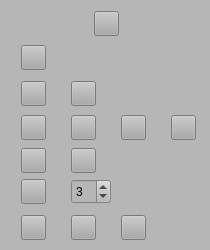
            <widget class="Widget" name="widReactorPreview_2" native="true">
             <property name="minimumSize">
              <size>
               <width>210</width>
               <height>250</height>
              </size>
             </property>
             <property name="maximumSize">
              <size>
               <width>210</width>
               <height>250</height>
              </size>
             </property>
             <property name="styleSheet">
              <string notr="true">background-color: rgb(182, 182, 182);</string>
             </property>
             <layout class="QVBoxLayout" name="verticalLayout_5">
              <item>
               <widget class="QWidget" name="widget_2" native="true">
                <property name="minimumSize">
                 <size>
                  <width>0</width>
                  <height>30</height>
                 </size>
                </property>
                <property name="maximumSize">
                 <size>
                  <width>16777215</width>
                  <height>30</height>
                 </size>
                </property>
                <property name="styleSheet">
                 <string notr="true"/>
                </property>
                <widget class="QPushButton" name="btnSelectObject">
                 <property name="geometry">
                  <rect>
                   <x>83</x>
                   <y>0</y>
                   <width>25</width>
                   <height>25</height>
                  </rect>
                 </property>
                 <property name="minimumSize">
                  <size>
                   <width>25</width>
                   <height>25</height>
                  </size>
                 </property>
                 <property name="maximumSize">
                  <size>
                   <width>25</width>
                   <height>25</height>
                  </size>
                 </property>
                 <property name="styleSheet">
                  <string notr="true">QPushButton{
	background-color: rgb(170, 170, 170);
	border-image: url(:/resource/select_object.png);
}

QPushButton:hover{
	background-color: rgb(150, 150, 150);
}

QPushButton:pressed{
	background-color: rgb(200, 200, 200);
}

QPushButton:checked{
	background-color: rgb(230, 230, 230);
}

QPushButton:disabled {
	background-color: rgb(100, 100, 100);
}</string>
                 </property>
                 <property name="text">
                  <string/>
                 </property>
                 <property name="checkable">
                  <bool>true</bool>
                 </property>
                 <property name="flat">
                  <bool>false</bool>
                 </property>
                </widget>
               </widget>
              </item>
              <item>
               <widget class="QWidget" name="widget_8" native="true">
                <property name="minimumSize">
                 <size>
                  <width>0</width>
                  <height>30</height>
                 </size>
                </property>
                <property name="maximumSize">
                 <size>
                  <width>16777215</width>
                  <height>30</height>
                 </size>
                </property>
                <widget class="QPushButton" name="btnLine">
                 <property name="geometry">
                  <rect>
                   <x>10</x>
                   <y>0</y>
                   <width>25</width>
                   <height>25</height>
                  </rect>
                 </property>
                 <property name="minimumSize">
                  <size>
                   <width>25</width>
                   <height>25</height>
                  </size>
                 </property>
                 <property name="maximumSize">
                  <size>
                   <width>25</width>
                   <height>25</height>
                  </size>
                 </property>
                 <property name="styleSheet">
                  <string notr="true">QPushButton{
	background-color: rgb(170, 170, 170);
	border-image: url(:/resource/line.png);
}

QPushButton:hover{
	background-color: rgb(170, 170, 170);
}

QPushButton:pressed{
	background-color: rgb(200, 200, 200);
}

QPushButton:checked{
	background-color: rgb(230, 230, 230);
}

QPushButton:disabled {
	background-color: rgb(100, 100, 100);
}</string>
                 </property>
                 <property name="text">
                  <string/>
                 </property>
                 <property name="icon">
                  <iconset resource="resource.qrc">
                   <normaloff>:/resource/line.png</normaloff>:/resource/line.png</iconset>
                 </property>
                 <property name="checkable">
                  <bool>true</bool>
                 </property>
                </widget>
               </widget>
              </item>
              <item>
               <widget class="QWidget" name="widget_7" native="true">
                <property name="minimumSize">
                 <size>
                  <width>0</width>
                  <height>30</height>
                 </size>
                </property>
                <property name="maximumSize">
                 <size>
                  <width>16777215</width>
                  <height>30</height>
                 </size>
                </property>
                <widget class="QPushButton" name="btnCornerToCornerReactangle">
                 <property name="geometry">
                  <rect>
                   <x>10</x>
                   <y>3</y>
                   <width>25</width>
                   <height>25</height>
                  </rect>
                 </property>
                 <property name="minimumSize">
                  <size>
                   <width>25</width>
                   <height>25</height>
                  </size>
                 </property>
                 <property name="maximumSize">
                  <size>
                   <width>25</width>
                   <height>25</height>
                  </size>
                 </property>
                 <property name="styleSheet">
                  <string notr="true">QPushButton{
	background-color: rgb(170, 170, 170);
	border-image: url(:/resource/corner_to_corner_reactangle.png);
}

QPushButton:hover{
	background-color: rgb(170, 170, 170);
}

QPushButton:pressed{
	background-color: rgb(200, 200, 200);
}

QPushButton:checked{
	background-color: rgb(230, 230, 230);
}

QPushButton:disabled {
	background-color: rgb(100, 100, 100);
}</string>
                 </property>
                 <property name="text">
                  <string/>
                 </property>
                 <property name="checkable">
                  <bool>true</bool>
                 </property>
                </widget>
                <widget class="QPushButton" name="btnCenterToCornerRectangle">
                 <property name="geometry">
                  <rect>
                   <x>60</x>
                   <y>3</y>
                   <width>25</width>
                   <height>25</height>
                  </rect>
                 </property>
                 <property name="minimumSize">
                  <size>
                   <width>25</width>
                   <height>25</height>
                  </size>
                 </property>
                 <property name="maximumSize">
                  <size>
                   <width>25</width>
                   <height>25</height>
                  </size>
                 </property>
                 <property name="styleSheet">
                  <string notr="true">QPushButton{
	background-color: rgb(170, 170, 170);
	border-image: url(:/resource/center_to_corner_rectangle.png);
}

QPushButton:hover{
	background-color: rgb(170, 170, 170);
}

QPushButton:pressed{
	background-color: rgb(200, 200, 200);
}

QPushButton:checked{
	background-color: rgb(230, 230, 230);
}

QPushButton:disabled {
	background-color: rgb(100, 100, 100);
}</string>
                 </property>
                 <property name="text">
                  <string/>
                 </property>
                 <property name="checkable">
                  <bool>true</bool>
                 </property>
                </widget>
               </widget>
              </item>
              <item>
               <widget class="QWidget" name="widget_6" native="true">
                <property name="minimumSize">
                 <size>
                  <width>0</width>
                  <height>30</height>
                 </size>
                </property>
                <property name="maximumSize">
                 <size>
                  <width>16777215</width>
                  <height>30</height>
                 </size>
                </property>
                <widget class="QPushButton" name="btnCenterCircle">
                 <property name="geometry">
                  <rect>
                   <x>10</x>
                   <y>3</y>
                   <width>25</width>
                   <height>25</height>
                  </rect>
                 </property>
                 <property name="minimumSize">
                  <size>
                   <width>25</width>
                   <height>25</height>
                  </size>
                 </property>
                 <property name="maximumSize">
                  <size>
                   <width>25</width>
                   <height>25</height>
                  </size>
                 </property>
                 <property name="styleSheet">
                  <string notr="true">QPushButton{
	background-color: rgb(170, 170, 170);
	border-image: url(:/resource/center_circle.png);
}

QPushButton:hover{
	background-color: rgb(170, 170, 170);
}

QPushButton:pressed{
	background-color: rgb(200, 200, 200);
}

QPushButton:checked{
	background-color: rgb(230, 230, 230);
}

QPushButton:disabled {
	background-color: rgb(100, 100, 100);
}</string>
                 </property>
                 <property name="text">
                  <string/>
                 </property>
                 <property name="checkable">
                  <bool>true</bool>
                 </property>
                </widget>
                <widget class="QPushButton" name="btn3PointCircle">
                 <property name="geometry">
                  <rect>
                   <x>60</x>
                   <y>3</y>
                   <width>25</width>
                   <height>25</height>
                  </rect>
                 </property>
                 <property name="minimumSize">
                  <size>
                   <width>25</width>
                   <height>25</height>
                  </size>
                 </property>
                 <property name="maximumSize">
                  <size>
                   <width>25</width>
                   <height>25</height>
                  </size>
                 </property>
                 <property name="styleSheet">
                  <string notr="true">QPushButton{
	background-color: rgb(170, 170, 170);
	border-image: url(:/resource/3_point_circle.png);
}

QPushButton:hover{
	background-color: rgb(170, 170, 170);
}

QPushButton:pressed{
	background-color: rgb(200, 200, 200);
}

QPushButton:checked{
	background-color: rgb(230, 230, 230);
}

QPushButton:disabled {
	background-color: rgb(100, 100, 100);
}</string>
                 </property>
                 <property name="text">
                  <string/>
                 </property>
                 <property name="checkable">
                  <bool>true</bool>
                 </property>
                </widget>
                <widget class="QPushButton" name="btnCenterOval">
                 <property name="geometry">
                  <rect>
                   <x>110</x>
                   <y>3</y>
                   <width>25</width>
                   <height>25</height>
                  </rect>
                 </property>
                 <property name="minimumSize">
                  <size>
                   <width>25</width>
                   <height>25</height>
                  </size>
                 </property>
                 <property name="maximumSize">
                  <size>
                   <width>25</width>
                   <height>25</height>
                  </size>
                 </property>
                 <property name="styleSheet">
                  <string notr="true">QPushButton{
	background-color: rgb(170, 170, 170);
	border-image: url(:/resource/center_oval.png);
}

QPushButton:hover{
	background-color: rgb(170, 170, 170);
}

QPushButton:pressed{
	background-color: rgb(200, 200, 200);
}

QPushButton:checked{
	background-color: rgb(230, 230, 230);
}

QPushButton:disabled {
	background-color: rgb(100, 100, 100);
}</string>
                 </property>
                 <property name="text">
                  <string/>
                 </property>
                 <property name="checkable">
                  <bool>true</bool>
                 </property>
                </widget>
                <widget class="QPushButton" name="btn3PointOval">
                 <property name="geometry">
                  <rect>
                   <x>160</x>
                   <y>3</y>
                   <width>25</width>
                   <height>25</height>
                  </rect>
                 </property>
                 <property name="minimumSize">
                  <size>
                   <width>25</width>
                   <height>25</height>
                  </size>
                 </property>
                 <property name="maximumSize">
                  <size>
                   <width>25</width>
                   <height>25</height>
                  </size>
                 </property>
                 <property name="styleSheet">
                  <string notr="true">QPushButton{
	background-color: rgb(170, 170, 170);
	border-image: url(:/resource/3_point_oval.png);
}

QPushButton:hover{
	background-color: rgb(170, 170, 170);
}

QPushButton:pressed{
	background-color: rgb(200, 200, 200);
}

QPushButton:checked{
	background-color: rgb(230, 230, 230);
}

QPushButton:disabled {
	background-color: rgb(100, 100, 100);
}</string>
                 </property>
                 <property name="text">
                  <string/>
                 </property>
                 <property name="checkable">
                  <bool>true</bool>
                 </property>
                </widget>
               </widget>
              </item>
              <item>
               <widget class="QWidget" name="widget_5" native="true">
                <property name="minimumSize">
                 <size>
                  <width>0</width>
                  <height>30</height>
                 </size>
                </property>
                <property name="maximumSize">
                 <size>
                  <width>16777215</width>
                  <height>30</height>
                 </size>
                </property>
                <widget class="QPushButton" name="btnCenterArc">
                 <property name="geometry">
                  <rect>
                   <x>10</x>
                   <y>3</y>
                   <width>25</width>
                   <height>25</height>
                  </rect>
                 </property>
                 <property name="minimumSize">
                  <size>
                   <width>25</width>
                   <height>25</height>
                  </size>
                 </property>
                 <property name="maximumSize">
                  <size>
                   <width>25</width>
                   <height>25</height>
                  </size>
                 </property>
                 <property name="styleSheet">
                  <string notr="true">QPushButton{
	background-color: rgb(170, 170, 170);
	border-image: url(:/resource/center_arc.png);
}

QPushButton:hover{
	background-color: rgb(170, 170, 170);
}

QPushButton:pressed{
	background-color: rgb(200, 200, 200);
}

QPushButton:checked{
	background-color: rgb(230, 230, 230);
}

QPushButton:disabled {
	background-color: rgb(100, 100, 100);
}</string>
                 </property>
                 <property name="text">
                  <string/>
                 </property>
                 <property name="checkable">
                  <bool>true</bool>
                 </property>
                </widget>
                <widget class="QPushButton" name="btn3PointArc">
                 <property name="geometry">
                  <rect>
                   <x>60</x>
                   <y>3</y>
                   <width>25</width>
                   <height>25</height>
                  </rect>
                 </property>
                 <property name="minimumSize">
                  <size>
                   <width>25</width>
                   <height>25</height>
                  </size>
                 </property>
                 <property name="maximumSize">
                  <size>
                   <width>25</width>
                   <height>25</height>
                  </size>
                 </property>
                 <property name="styleSheet">
                  <string notr="true">QPushButton{
	background-color: rgb(170, 170, 170);
	border-image: url(:/resource/3_point_arc.png);
}

QPushButton:hover{
	background-color: rgb(170, 170, 170);
}

QPushButton:pressed{
	background-color: rgb(200, 200, 200);
}

QPushButton:checked{
	background-color: rgb(230, 230, 230);
}

QPushButton:disabled {
	background-color: rgb(100, 100, 100);
}</string>
                 </property>
                 <property name="text">
                  <string/>
                 </property>
                 <property name="checkable">
                  <bool>true</bool>
                 </property>
                </widget>
               </widget>
              </item>
              <item>
               <widget class="QWidget" name="widget_4" native="true">
                <property name="minimumSize">
                 <size>
                  <width>0</width>
                  <height>30</height>
                 </size>
                </property>
                <property name="maximumSize">
                 <size>
                  <width>16777215</width>
                  <height>30</height>
                 </size>
                </property>
                <widget class="QSpinBox" name="sBPolygon">
                 <property name="geometry">
                  <rect>
                   <x>60</x>
                   <y>0</y>
                   <width>40</width>
                   <height>25</height>
                  </rect>
                 </property>
                 <property name="minimumSize">
                  <size>
                   <width>40</width>
                   <height>25</height>
                  </size>
                 </property>
                 <property name="maximumSize">
                  <size>
                   <width>40</width>
                   <height>25</height>
                  </size>
                 </property>
                 <property name="maximum">
                  <number>99999</number>
                 </property>
                 <property name="value">
                  <number>3</number>
                 </property>
                </widget>
                <widget class="QPushButton" name="btnPolygon">
                 <property name="geometry">
                  <rect>
                   <x>10</x>
                   <y>0</y>
                   <width>25</width>
                   <height>25</height>
                  </rect>
                 </property>
                 <property name="minimumSize">
                  <size>
                   <width>25</width>
                   <height>25</height>
                  </size>
                 </property>
                 <property name="maximumSize">
                  <size>
                   <width>25</width>
                   <height>25</height>
                  </size>
                 </property>
                 <property name="styleSheet">
                  <string notr="true">QPushButton{
	background-color: rgb(170, 170, 170);
	border-image: url(:/resource/polygon.png);
}

QPushButton:hover{
	background-color: rgb(170, 170, 170);
}

QPushButton:pressed{
	background-color: rgb(200, 200, 200);
}

QPushButton:checked{
	background-color: rgb(230, 230, 230);
}

QPushButton:disabled {
	background-color: rgb(100, 100, 100);
}</string>
                 </property>
                 <property name="text">
                  <string/>
                 </property>
                 <property name="checkable">
                  <bool>true</bool>
                 </property>
                </widget>
               </widget>
              </item>
              <item>
               <widget class="QWidget" name="widget_3" native="true">
                <property name="minimumSize">
                 <size>
                  <width>0</width>
                  <height>30</height>
                 </size>
                </property>
                <property name="maximumSize">
                 <size>
                  <width>16777215</width>
                  <height>30</height>
                 </size>
                </property>
                <widget class="QPushButton" name="btnHandleCurve">
                 <property name="geometry">
                  <rect>
                   <x>10</x>
                   <y>3</y>
                   <width>25</width>
                   <height>25</height>
                  </rect>
                 </property>
                 <property name="minimumSize">
                  <size>
                   <width>25</width>
                   <height>25</height>
                  </size>
                 </property>
                 <property name="maximumSize">
                  <size>
                   <width>25</width>
                   <height>25</height>
                  </size>
                 </property>
                 <property name="styleSheet">
                  <string notr="true">QPushButton{
	background-color: rgb(170, 170, 170);
	border-image: url(:/resource/handle_curve.png);
}

QPushButton:hover{
	background-color: rgb(170, 170, 170);
}

QPushButton:pressed{
	background-color: rgb(200, 200, 200);
}

QPushButton:checked{
	background-color: rgb(230, 230, 230);
}

QPushButton:disabled {
	background-color: rgb(100, 100, 100);
}</string>
                 </property>
                 <property name="text">
                  <string/>
                 </property>
                 <property name="checkable">
                  <bool>true</bool>
                 </property>
                </widget>
                <widget class="QPushButton" name="btnPointCurve">
                 <property name="geometry">
                  <rect>
                   <x>60</x>
                   <y>3</y>
                   <width>25</width>
                   <height>25</height>
                  </rect>
                 </property>
                 <property name="minimumSize">
                  <size>
                   <width>25</width>
                   <height>25</height>
                  </size>
                 </property>
                 <property name="maximumSize">
                  <size>
                   <width>25</width>
                   <height>25</height>
                  </size>
                 </property>
                 <property name="styleSheet">
                  <string notr="true">QPushButton{
	background-color: rgb(170, 170, 170);
	border-image: url(:/resource/point_curve.png);
}

QPushButton:hover{
	background-color: rgb(170, 170, 170);
}

QPushButton:pressed{
	background-color: rgb(200, 200, 200);
}

QPushButton:checked{
	background-color: rgb(230, 230, 230);
}

QPushButton:disabled {
	background-color: rgb(100, 100, 100);
}</string>
                 </property>
                 <property name="text">
                  <string/>
                 </property>
                 <property name="checkable">
                  <bool>true</bool>
                 </property>
                </widget>
                <widget class="QPushButton" name="btnPointHandleCurve">
                 <property name="geometry">
                  <rect>
                   <x>110</x>
                   <y>3</y>
                   <width>25</width>
                   <height>25</height>
                  </rect>
                 </property>
                 <property name="minimumSize">
                  <size>
                   <width>25</width>
                   <height>25</height>
                  </size>
                 </property>
                 <property name="maximumSize">
                  <size>
                   <width>25</width>
                   <height>25</height>
                  </size>
                 </property>
                 <property name="styleSheet">
                  <string notr="true">QPushButton{
	background-color: rgb(170, 170, 170);
	border-image: url(:/resource/point_handle_curve.png);
}

QPushButton:hover{
	background-color: rgb(170, 170, 170);
}

QPushButton:pressed{
	background-color: rgb(200, 200, 200);
}

QPushButton:checked{
	background-color: rgb(230, 230, 230);
}

QPushButton:disabled {
	background-color: rgb(100, 100, 100);
}</string>
                 </property>
                 <property name="text">
                  <string/>
                 </property>
                 <property name="checkable">
                  <bool>true</bool>
                 </property>
                </widget>
               </widget>
              </item>
             </layout>
            </widget>
